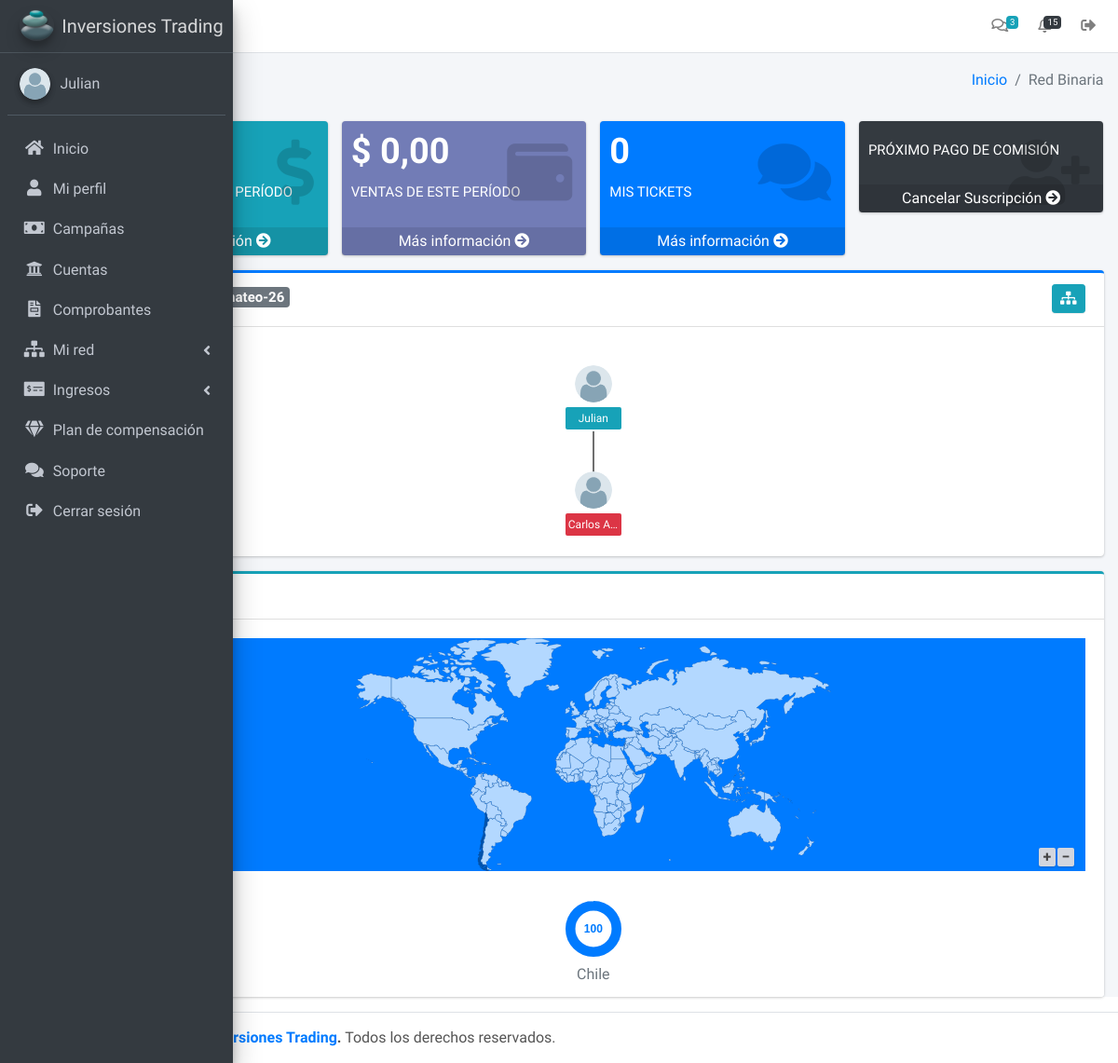
The page /backoffice/binaria (signed in) on the database its author committed.
### tables this page shows
CREATE TABLE `usuarios` (
  `id_usuario` bigint(20) UNSIGNED NOT NULL,
  `doc_usuario` bigint(20) NOT NULL,
  `perfil` text NOT NULL,
  `nombre` text NOT NULL,
  `email` text NOT NULL,
  `password` text NOT NULL,
  `estado` int(11) NOT NULL DEFAULT 1,
  `operando` int(11) NOT NULL DEFAULT 0,
  `ciclo_pago` int(11) DEFAULT NULL,
  `vencimiento` date DEFAULT NULL,
  `verificacion` int(11) NOT NULL,
  `email_encriptado` text DEFAULT NULL,
  `foto` text DEFAULT NULL,
  `enlace_afiliado` text DEFAULT NULL,
  `patrocinador` text DEFAULT NULL,
  `pais` text DEFAULT NULL,
  `codigo_pais` text DEFAULT NULL,
  `telefono_movil` text DEFAULT NULL,
  `firma` text DEFAULT NULL,
  `fecha_contrato` date DEFAULT NULL,
  `fecha` timestamp NOT NULL DEFAULT current_timestamp()
);

CREATE TABLE `red_binaria` (
  `id_binaria` int(11) NOT NULL,
  `usuario_red` int(11) NOT NULL,
  `orden_binaria` int(11) NOT NULL,
  `derrame_binaria` int(11) NOT NULL,
  `patrocinador_red` text DEFAULT NULL,
  `periodo_venta` float NOT NULL,
  `fecha_binaria` timestamp NOT NULL DEFAULT current_timestamp() ON UPDATE current_timestamp()
);

### backoffice/controladores/plantilla.controlador.php (called while the page is built)
<?php
class ControladorPlantilla{
	public function ctrPlantilla(){
		include "vistas/plantilla.php";
	}
}

### backoffice/index.php (called while the page is built, shortened)
<?php
require_once "controladores/plantilla.controlador.php";
require_once "controladores/usuarios.controlador.php";
require_once "modelos/usuarios.modelo.php";
require_once "controladores/comprobantes.controlador.php";
require_once "modelos/academia.modelo.php";
require_once "controladores/multinivel.controlador.php";
require_once "modelos/multinivel.modelo.php";
$plantilla = new ControladorPlantilla();
$plantilla -> ctrPlantilla();

### backoffice/controladores/usuarios.controlador.php (called while the page is built, shortened)
<?php
Class ControladorUsuarios{
	static public function ctrMostrarUsuarios($item, $valor){
		$tabla = "usuarios";
		$respuesta = ModeloUsuarios::mdlMostrarUsuarios($tabla, $item, $valor);
		return $respuesta;
	}
}

### backoffice/modelos/conexion.php (called while the page is built)
<?php
class Conexion{
	static public function conectar(){
		$link = new PDO("mysql:host=localhost;dbname=trading",
						"root",
						"");
		$link->exec("set names utf8");
		return $link;
	}
}

### backoffice/modelos/usuarios.modelo.php (called while the page is built, shortened)
<?php
require_once "conexion.php";
class ModeloUsuarios
{
    public static function mdlMostrarUsuarios($tabla, $item, $valor)
    {
        if ($item != null && $valor != null) {
            $stmt = Conexion::conectar()->prepare("SELECT * FROM $tabla WHERE $item = :$item");
            $stmt->bindParam(":" . $item, $valor, PDO::PARAM_STR);
            $stmt->execute();
            return $stmt->fetch();
        } else {
            $stmt = Conexion::conectar()->prepare("SELECT * FROM $tabla ORDER BY 'id_usuario' ASC");
            $stmt->execute();
            return $stmt->fetchAll();
        }
    }
}

### backoffice/modelos/multinivel.modelo.php (called while the page is built, shortened)
<?php
require_once "conexion.php";
class ModeloMultinivel{
	static public function mdlMostrarUsuarioRed($tabla, $item, $valor){
		if($item != null && $valor != null){
			$stmt = Conexion::conectar()->prepare("SELECT * FROM $tabla WHERE $item = :$item");
			$stmt -> bindParam(":".$item, $valor, PDO::PARAM_STR);
			$stmt -> execute();
			return $stmt -> fetchAll();
		}else{
			$stmt = Conexion::conectar()->prepare("SELECT * FROM $tabla");
			$stmt -> execute();
			return $stmt -> fetchAll();
		}
	}
}

### backoffice/controladores/multinivel.controlador.php (called while the page is built, shortened)
<?php
class ControladorMultinivel{
	static public function ctrMostrarUsuarioRed($tabla, $item, $valor){
		$respuesta = ModeloMultinivel::mdlMostrarUsuarioRed($tabla, $item, $valor);
		return $respuesta;
	}
}

### backoffice/vistas/paginas/modulos/binaria/red-binaria.php (the view, shortened to what this page needs)
<?php
$regresar = false;
if (isset($_GET["id"])) {
    $valor = $_GET["id"];
    $usuario = ControladorUsuarios::ctrMostrarUsuarios("id_usuario", $valor);
    $regresar = true;
} else {
    $valor = $usuario["id_usuario"];
}
$red = ControladorMultinivel::ctrMostrarUsuarioRed("red_binaria", "usuario_red", $valor);
$ordenBinaria = $red[0]["orden_binaria"];
?>
<div class="card card-primary card-outline preloadRed">
	<div class="card-header">
	<?php if ($red[0]["patrocinador_red"] != ""): ?>
		<h5 class="float-left">Patrocinador:
			<span class="badge badge-secondary"><?php echo $red[0]["patrocinador_red"]; ?></span>
		</h5>
		<?php endif?>
		<?php if ($regresar): ?>
			<a href="javascript:history.back()" class="btn btn-default btn-sm text-secondary float-right"><i class="fas fa-chevron-left"></i> Regresar</a>
		<?php else: ?>
		<button type="button" class="btn btn-info btn-sm text-white float-right verGanancias">
			<i class="fas fa-sitemap"></i>
		</button>
		<?php endif?>
	</div>
	<div class="card-body">
		<div id="summary" class="tree_main" patrocinador="<?php echo $usuario["enlace_afiliado"]; ?>">
		<?php
	generarArbol($ordenBinaria, $usuario["id_usuario"], $usuario["nombre"], $usuario["foto"], $usuario["enlace_afiliado"]);
function generarArbol($ordenBinaria, $usuarioRed, $nombre, $foto, $patrocinador)
{
    $lado = "";
    if ($foto == "") {
        $foto = 'vistas/img/usuarios/default/default.png';
    }
    $respuesta = ControladorMultinivel::ctrMostrarUsuarioRed("red_binaria", "derrame_binaria", $ordenBinaria);
    echo '<ul id="tree_view" style="display:none">
			       <li>
						<img class="tree_icon rounded-circle" src="' . $foto . '">
						<p class="demo_name_style bg-info">' . $nombre . '</p>';
    foreach ($respuesta as $key => $value) {
        $lado = generarLineasDescendientes($value["orden_binaria"], $lado);
    }
    echo generarLineasDescendientes($ordenBinaria, $lado);
    echo '</li>
			</ul>';
}
function generarLineasDescendientes($ordenBinaria, $lado)
{
    $respuesta = ControladorMultinivel::ctrMostrarUsuarioRed("red_binaria", "derrame_binaria", $ordenBinaria);
    $arbol = '<ul>';
			foreach ($respuesta as $key => $value) {
				$afiliado = ControladorUsuarios::ctrMostrarUsuarios("id_usuario", $value["usuario_red"]);
				if($afiliado["foto"] == ""){
					$foto = 'vistas/img/usuarios/default/default.png';
				}else{
					$foto = $afiliado["foto"];
				}
				$arbol .= '<li>
				<a href="index.php?pagina=binaria&id='.$afiliado["id_usuario"].'">
				<img class="tree_icon rounded-circle" src="'.$foto.'" patrocinador="'.$afiliado["patrocinador"].'">';
				if($afiliado["operando"] == 1){
					$arbol .= '<p class="demo_name_style bg-success">'.$afiliado["nombre"].'</p></a>';
				}else{
					$arbol .= '<p class="demo_name_style bg-danger">'.$afiliado["nombre"].'</p></a>';
				}
	      $arbol .= generarLineasDescendientes($value["orden_binaria"], $lado).'</li>';
			}
$arbol .= '</ul>';
return $arbol;
}
?>
			<div id="tree" class="orgChart"></div>
		</div>
	</div>
</div>

### backoffice/vistas/paginas/modulos/menu.php (shortened to what this page needs)
<aside class="main-sidebar sidebar-dark-primary elevation-4" style="overflow-x:hidden">
  <a href="inicio" class="brand-link">
    <img src="vistas/img/plantilla/icono.png" alt="AdminLTE Logo" class="brand-image img-circle elevation-3" style="opacity: .8">
    <span class="brand-text font-weight-light">Inversiones Trading</span>
  </a>
  <div class="sidebar">
    <div class="user-panel mt-3 pb-3 mb-3 d-flex">
      <div class="image">
        <?php if ($usuario["foto"] == "") : ?>
          <img src="vistas/img/usuarios/default/default.png" class="img-circle elevation-2" alt="User Image">
        <?php else : ?>
          <img src="<?php echo $usuario["foto"] ?>" class="img-circle elevation-2" alt="User Image">
        <?php endif ?>
      </div>
      <div class="info">
        <a href="perfil" class="d-block"><?php echo $usuario["nombre"] ?></a>
      </div>
    </div>
    <nav class="mt-2">
      <ul class="nav nav-pills nav-sidebar flex-column" data-widget="treeview" role="menu" data-accordion="false">
        <li class="nav-item">
          <a href="inicio" class="nav-link">
            <i class="nav-icon fas fa-home"></i>
            <p>Inicio</p>
          </a>
        </li>
        <li class="nav-item">
          <a href="perfil" class="nav-link">
            <i class="nav-icon fas fa-user"></i>
            <p>Mi perfil</p>
          </a>
        </li>
        <?php if ($usuario["firma"] != null) : ?>
      <li class="nav-item">
          <a href="campanas" class="nav-link">
            <i class="nav-icon fas fa-money-bill"></i>
            <p>Campañas</p>
          </a>
        </li>
          <li class="nav-item">
            <a href="cuentas-bancarias" class="nav-link">
              <i class="nav-icon fa fa-university"></i>
              <p>Cuentas</p>
            </a>
          </li>
      <li class="nav-item">
            <a href="comprobantes" class="nav-link">
              <i class="nav-icon fa fa-file-invoice"></i>
              <p>Comprobantes</p>
            </a>
          </li>
          <li class="nav-item has-treeview">
            <a href="#" class="nav-link">
              <i class="nav-icon fas fa-sitemap"></i>
              <p>
                Mi red
                <i class="right fas fa-angle-left"></i>
              </p>
            </a>
          </li>
          <li class="nav-item has-treeview">
            <a href="#" class="nav-link">
              <i class="nav-icon fas fa-money-check-alt"></i>
              <p>
                Ingresos
                <i class="right fas fa-angle-left"></i>
              </p>
            </a>
          </li>
        <?php endif ?>
        <li class="nav-item">
          <a href="plan-compensacion" class="nav-link">
            <i class="nav-icon fas fa-gem"></i>
            <p>Plan de compensación</p>
          </a>
        </li>
        <li class="nav-item">
          <a href="soporte" class="nav-link">
            <i class="nav-icon fas fa-comments"></i>
            <p>Soporte</p>
          </a>
        </li>
        <li class="nav-item">
          <a href="salir" class="nav-link">
            <i class="nav-icon fas fa-sign-out-alt"></i>
            <p>Cerrar sesión</p>
          </a>
        </li>
      </ul>
    </nav>
  </div>
</aside>

### backoffice/vistas/css/style.css (style rules this page uses)
#summary.tree_main { overflow: hidden; position: relative; }

### rows shown on the page
usuarios: nombre "Julian"
red_binaria: patrocinador_red "mateo-26"
red_binaria: usuarios.nombre "Carlos A…"

### other values the page prints
$key "Chile"
